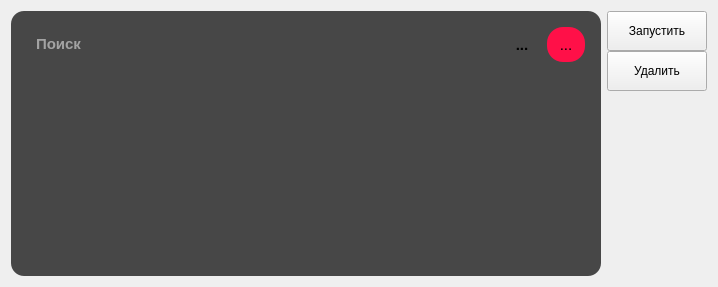
          <widget class="QWidget" name="tab_5">
           <attribute name="title">
            <string>Моя библиотека</string>
           </attribute>
           <layout class="QGridLayout" name="gridLayout_5">
            <item row="0" column="0" rowspan="8">
             <widget class="QGroupBox" name="groupBox_4">
              <property name="sizePolicy">
               <sizepolicy hsizetype="MinimumExpanding" vsizetype="Preferred">
                <horstretch>0</horstretch>
                <verstretch>0</verstretch>
               </sizepolicy>
              </property>
              <property name="styleSheet">
               <string notr="true">background-color: rgb(71, 71, 71);
font:11pt;
font-weight:900;
border-radius:13px;
padding:7px;

</string>
              </property>
              <property name="title">
               <string/>
              </property>
              <layout class="QGridLayout" name="gridLayout_11">
               <item row="0" column="2">
                <widget class="QToolButton" name="toolButton_9">
                 <property name="styleSheet">
                  <string notr="true">QToolButton{
border-radius:16px;
background-color: rgb(255, 16, 72);
border:none;
font:  11pt;
}</string>
                 </property>
                 <property name="text">
                  <string>...</string>
                 </property>
                 <property name="icon">
                  <iconset resource="resource.qrc">
                   <normaloff>:/newPrefix/img/search-3-16.ico</normaloff>:/newPrefix/img/search-3-16.ico</iconset>
                 </property>
                </widget>
               </item>
               <item row="0" column="1">
                <widget class="QToolButton" name="toolButton_8">
                 <property name="text">
                  <string>...</string>
                 </property>
                 <property name="icon">
                  <iconset resource="resource.qrc">
                   <normaloff>:/newPrefix/img/cross.svg</normaloff>:/newPrefix/img/cross.svg</iconset>
                 </property>
                 <property name="iconSize">
                  <size>
                   <width>13</width>
                   <height>13</height>
                  </size>
                 </property>
                </widget>
               </item>
               <item row="0" column="0">
                <widget class="QLineEdit" name="lineEdit_4">
                 <property name="palette">
                  <palette>
                   <active>
                    <colorrole role="WindowText">
                     <brush brushstyle="SolidPattern">
                      <color alpha="255">
                       <red>255</red>
                       <green>255</green>
                       <blue>255</blue>
                      </color>
                     </brush>
                    </colorrole>
                    <colorrole role="Button">
                     <brush brushstyle="SolidPattern">
                      <color alpha="255">
                       <red>71</red>
                       <green>71</green>
                       <blue>71</blue>
                      </color>
                     </brush>
                    </colorrole>
                    <colorrole role="Text">
                     <brush brushstyle="SolidPattern">
                      <color alpha="255">
                       <red>255</red>
                       <green>255</green>
                       <blue>255</blue>
                      </color>
                     </brush>
                    </colorrole>
                    <colorrole role="ButtonText">
                     <brush brushstyle="SolidPattern">
                      <color alpha="255">
                       <red>255</red>
                       <green>255</green>
                       <blue>255</blue>
                      </color>
                     </brush>
                    </colorrole>
                    <colorrole role="Base">
                     <brush brushstyle="SolidPattern">
                      <color alpha="255">
                       <red>71</red>
                       <green>71</green>
                       <blue>71</blue>
                      </color>
                     </brush>
                    </colorrole>
                    <colorrole role="Window">
                     <brush brushstyle="SolidPattern">
                      <color alpha="255">
                       <red>71</red>
                       <green>71</green>
                       <blue>71</blue>
                      </color>
                     </brush>
                    </colorrole>
                    <colorrole role="PlaceholderText">
                     <brush brushstyle="SolidPattern">
                      <color alpha="128">
                       <red>255</red>
                       <green>255</green>
                       <blue>255</blue>
                      </color>
                     </brush>
                    </colorrole>
                   </active>
                   <inactive>
                    <colorrole role="WindowText">
                     <brush brushstyle="SolidPattern">
                      <color alpha="255">
                       <red>255</red>
                       <green>255</green>
                       <blue>255</blue>
                      </color>
                     </brush>
                    </colorrole>
                    <colorrole role="Button">
                     <brush brushstyle="SolidPattern">
                      <color alpha="255">
                       <red>71</red>
                       <green>71</green>
                       <blue>71</blue>
                      </color>
                     </brush>
                    </colorrole>
                    <colorrole role="Text">
                     <brush brushstyle="SolidPattern">
                      <color alpha="255">
                       <red>255</red>
                       <green>255</green>
                       <blue>255</blue>
                      </color>
                     </brush>
                    </colorrole>
                    <colorrole role="ButtonText">
                     <brush brushstyle="SolidPattern">
                      <color alpha="255">
                       <red>255</red>
                       <green>255</green>
                       <blue>255</blue>
                      </color>
                     </brush>
                    </colorrole>
                    <colorrole role="Base">
                     <brush brushstyle="SolidPattern">
                      <color alpha="255">
                       <red>71</red>
                       <green>71</green>
                       <blue>71</blue>
                      </color>
                     </brush>
                    </colorrole>
                    <colorrole role="Window">
                     <brush brushstyle="SolidPattern">
                      <color alpha="255">
                       <red>71</red>
                       <green>71</green>
                       <blue>71</blue>
                      </color>
                     </brush>
                    </colorrole>
                    <colorrole role="PlaceholderText">
                     <brush brushstyle="SolidPattern">
                      <color alpha="128">
                       <red>255</red>
                       <green>255</green>
                       <blue>255</blue>
                      </color>
                     </brush>
                    </colorrole>
                   </inactive>
                   <disabled>
                    <colorrole role="WindowText">
                     <brush brushstyle="SolidPattern">
                      <color alpha="255">
                       <red>255</red>
                       <green>255</green>
                       <blue>255</blue>
                      </color>
                     </brush>
                    </colorrole>
                    <colorrole role="Button">
                     <brush brushstyle="SolidPattern">
                      <color alpha="255">
                       <red>71</red>
                       <green>71</green>
                       <blue>71</blue>
                      </color>
                     </brush>
                    </colorrole>
                    <colorrole role="Text">
                     <brush brushstyle="SolidPattern">
                      <color alpha="255">
                       <red>255</red>
                       <green>255</green>
                       <blue>255</blue>
                      </color>
                     </brush>
                    </colorrole>
                    <colorrole role="ButtonText">
                     <brush brushstyle="SolidPattern">
                      <color alpha="255">
                       <red>255</red>
                       <green>255</green>
                       <blue>255</blue>
                      </color>
                     </brush>
                    </colorrole>
                    <colorrole role="Base">
                     <brush brushstyle="SolidPattern">
                      <color alpha="255">
                       <red>71</red>
                       <green>71</green>
                       <blue>71</blue>
                      </color>
                     </brush>
                    </colorrole>
                    <colorrole role="Window">
                     <brush brushstyle="SolidPattern">
                      <color alpha="255">
                       <red>71</red>
                       <green>71</green>
                       <blue>71</blue>
                      </color>
                     </brush>
                    </colorrole>
                    <colorrole role="PlaceholderText">
                     <brush brushstyle="SolidPattern">
                      <color alpha="128">
                       <red>255</red>
                       <green>255</green>
                       <blue>255</blue>
                      </color>
                     </brush>
                    </colorrole>
                   </disabled>
                  </palette>
                 </property>
                 <property name="styleSheet">
                  <string notr="true">border: 1px 1px 0px 1px;
color: rgb(255, 255, 255);
font: 16pt &quot;Franxurter Totally&quot;;</string>
                 </property>
                 <property name="placeholderText">
                  <string>Поиск</string>
                 </property>
                </widget>
               </item>
               <item row="1" column="0">
                <widget class="QListWidget" name="listWidget_3">
                 <property name="sizePolicy">
                  <sizepolicy hsizetype="Expanding" vsizetype="Expanding">
                   <horstretch>0</horstretch>
                   <verstretch>0</verstretch>
                  </sizepolicy>
                 </property>
                 <property name="minimumSize">
                  <size>
                   <width>470</width>
                   <height>0</height>
                  </size>
                 </property>
                 <property name="toolTipDuration">
                  <number>0</number>
                 </property>
                 <property name="styleSheet">
                  <string notr="true">QScrollBar:vertical {
background-color: transparent;
width: 25px;
margin: 0px 0px 0px 0px;
}
QScrollBar::handle:vertical {
border-radius: 5px;
background: rgb(48, 48, 48);
min-height: 48px;
}

/* This remvoes the bottom button by setting the height to 0px */
QScrollBar::add-line:vertical {
height: 0px;
subcontrol-position: bottom;
subcontrol-origin: margin;
}

/* This remvoes the top button by setting the height to 0px */
QScrollBar::sub-line:vertical {
height: 0px;
subcontrol-position: top;
subcontrol-origin: margin;
}

/* need this to get rid of crosshatching on scrollbar background */
QScrollBar::add-page:vertical, QScrollBar::sub-page:vertical {
background: none;
}
QListWidget{
color:rgb(255, 255, 255);
background-color: rgb(71, 71, 71);
font: 16pt &quot;Franxurter Totally&quot;;
border:none;
border-radius:13px;
padding:5px;

}
QListWidget::item::selected{
padding:-0px;
border-radius:7px;
background-color:  rgb(255, 16, 72);
color:rgb(255, 255, 255);
}
QListWidget::item{
padding:5px;
color:rrgb(255, 16, 72);
}</string>
                 </property>
                 <property name="frameShape">
                  <enum>QFrame::NoFrame</enum>
                 </property>
                 <property name="editTriggers">
                  <set>QAbstractItemView::DoubleClicked|QAbstractItemView::EditKeyPressed|QAbstractItemView::SelectedClicked</set>
                 </property>
                 <property name="showDropIndicator" stdset="0">
                  <bool>false</bool>
                 </property>
                 <property name="iconSize">
                  <size>
                   <width>13</width>
                   <height>13</height>
                  </size>
                 </property>
                 <property name="gridSize">
                  <size>
                   <width>15</width>
                   <height>35</height>
                  </size>
                 </property>
                 <property name="viewMode">
                  <enum>QListView::ListMode</enum>
                 </property>
                 <property name="modelColumn">
                  <number>0</number>
                 </property>
                 <property name="uniformItemSizes">
                  <bool>true</bool>
                 </property>
                 <property name="wordWrap">
                  <bool>false</bool>
                 </property>
                </widget>
               </item>
              </layout>
             </widget>
            </item>
            <item row="0" column="2" rowspan="6">
             <layout class="QVBoxLayout" name="verticalLayout_3">
              <property name="spacing">
               <number>0</number>
              </property>
              <property name="rightMargin">
               <number>0</number>
              </property>
              <item>
               <widget class="QToolButton" name="toolButton_10">
                <property name="sizePolicy">
                 <sizepolicy hsizetype="Preferred" vsizetype="Fixed">
                  <horstretch>0</horstretch>
                  <verstretch>0</verstretch>
                 </sizepolicy>
                </property>
                <property name="minimumSize">
                 <size>
                  <width>100</width>
                  <height>40</height>
                 </size>
                </property>
                <property name="styleSheet">
                 <string notr="true"/>
                </property>
                <property name="text">
                 <string>Запустить</string>
                </property>
                <property name="checkable">
                 <bool>true</bool>
                </property>
                <property name="autoRepeat">
                 <bool>true</bool>
                </property>
                <property name="autoExclusive">
                 <bool>true</bool>
                </property>
               </widget>
              </item>
              <item>
               <widget class="QToolButton" name="toolButton_7">
                <property name="sizePolicy">
                 <sizepolicy hsizetype="Preferred" vsizetype="Fixed">
                  <horstretch>0</horstretch>
                  <verstretch>0</verstretch>
                 </sizepolicy>
                </property>
                <property name="minimumSize">
                 <size>
                  <width>100</width>
                  <height>40</height>
                 </size>
                </property>
                <property name="styleSheet">
                 <string notr="true"/>
                </property>
                <property name="text">
                 <string>Удалить</string>
                </property>
                <property name="checkable">
                 <bool>true</bool>
                </property>
                <property name="autoRepeat">
                 <bool>true</bool>
                </property>
                <property name="autoExclusive">
                 <bool>true</bool>
                </property>
               </widget>
              </item>
              <item>
               <spacer name="verticalSpacer_4">
                <property name="orientation">
                 <enum>Qt::Vertical</enum>
                </property>
                <property name="sizeHint" stdset="0">
                 <size>
                  <width>20</width>
                  <height>40</height>
                 </size>
                </property>
               </spacer>
              </item>
             </layout>
            </item>
           </layout>
          </widget>
